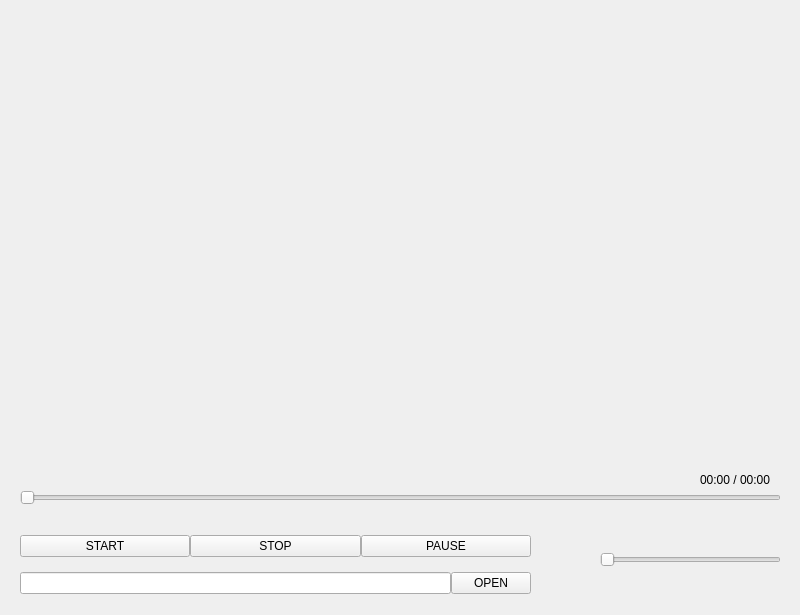
<?xml version="1.0" encoding="UTF-8"?>
<ui version="4.0">
 <class>ViewScape</class>
 <widget class="QMainWindow" name="ViewScape">
  <property name="geometry">
   <rect>
    <x>0</x>
    <y>0</y>
    <width>800</width>
    <height>615</height>
   </rect>
  </property>
  <property name="windowTitle">
   <string>ViewScape</string>
  </property>
  <widget class="QWidget" name="centralwidget">
   <widget class="QWidget" name="videoWidget" native="true">
    <property name="geometry">
     <rect>
      <x>20</x>
      <y>20</y>
      <width>761</width>
      <height>441</height>
     </rect>
    </property>
   </widget>
   <widget class="QSlider" name="reproductionSlider">
    <property name="geometry">
     <rect>
      <x>20</x>
      <y>490</y>
      <width>761</width>
      <height>16</height>
     </rect>
    </property>
    <property name="orientation">
     <enum>Qt::Horizontal</enum>
    </property>
   </widget>
   <widget class="QSlider" name="soundSlider">
    <property name="geometry">
     <rect>
      <x>600</x>
      <y>550</y>
      <width>181</width>
      <height>20</height>
     </rect>
    </property>
    <property name="orientation">
     <enum>Qt::Horizontal</enum>
    </property>
   </widget>
   <widget class="QLabel" name="timeProgressLabel">
    <property name="geometry">
     <rect>
      <x>700</x>
      <y>470</y>
      <width>81</width>
      <height>20</height>
     </rect>
    </property>
    <property name="text">
     <string>00:00 / 00:00</string>
    </property>
   </widget>
   <widget class="QWidget" name="">
    <property name="geometry">
     <rect>
      <x>20</x>
      <y>520</y>
      <width>511</width>
      <height>91</height>
     </rect>
    </property>
    <layout class="QVBoxLayout" name="verticalLayout">
     <property name="spacing">
      <number>0</number>
     </property>
     <item>
      <layout class="QHBoxLayout" name="horizontalLayout_2">
       <item>
        <widget class="QPushButton" name="playButton">
         <property name="text">
          <string>START</string>
         </property>
        </widget>
       </item>
       <item>
        <widget class="QPushButton" name="stopButton">
         <property name="text">
          <string>STOP</string>
         </property>
        </widget>
       </item>
       <item>
        <widget class="QPushButton" name="pauseButton">
         <property name="text">
          <string>PAUSE</string>
         </property>
        </widget>
       </item>
      </layout>
     </item>
     <item>
      <layout class="QHBoxLayout" name="horizontalLayout">
       <property name="spacing">
        <number>0</number>
       </property>
       <item>
        <widget class="QLineEdit" name="pathFileEdit"/>
       </item>
       <item>
        <widget class="QPushButton" name="openFileButton">
         <property name="text">
          <string>OPEN</string>
         </property>
        </widget>
       </item>
      </layout>
     </item>
    </layout>
   </widget>
  </widget>
 </widget>
 <resources/>
 <connections/>
</ui>
